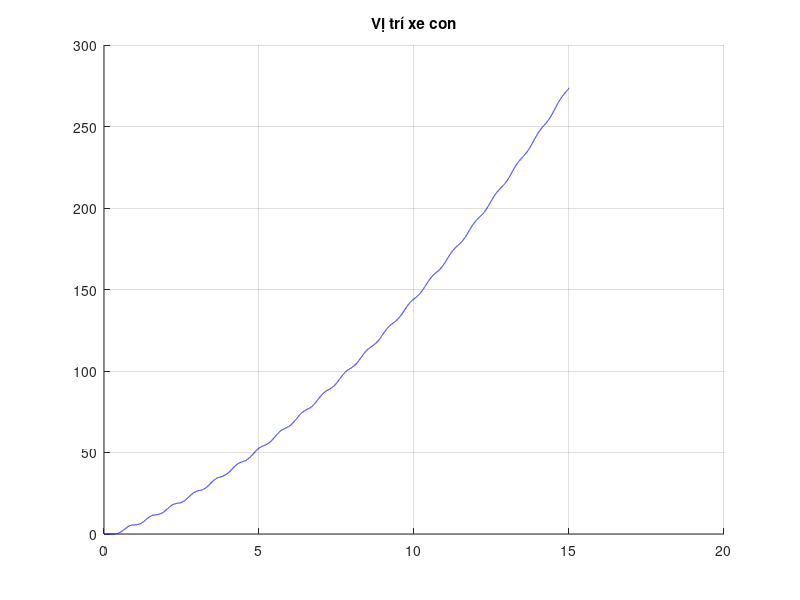
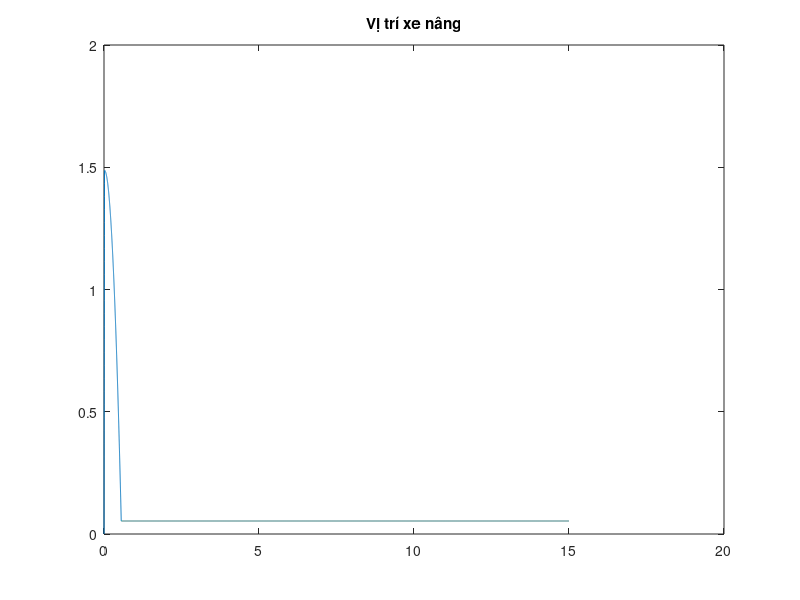
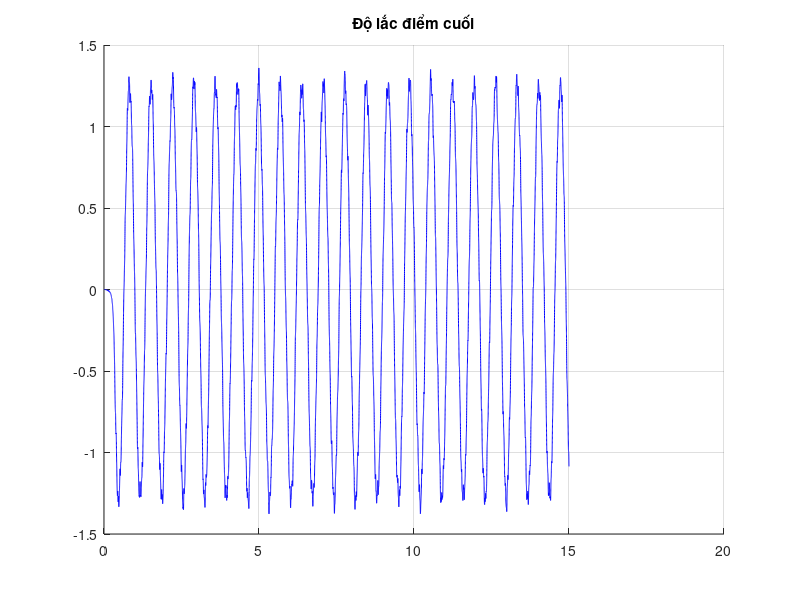
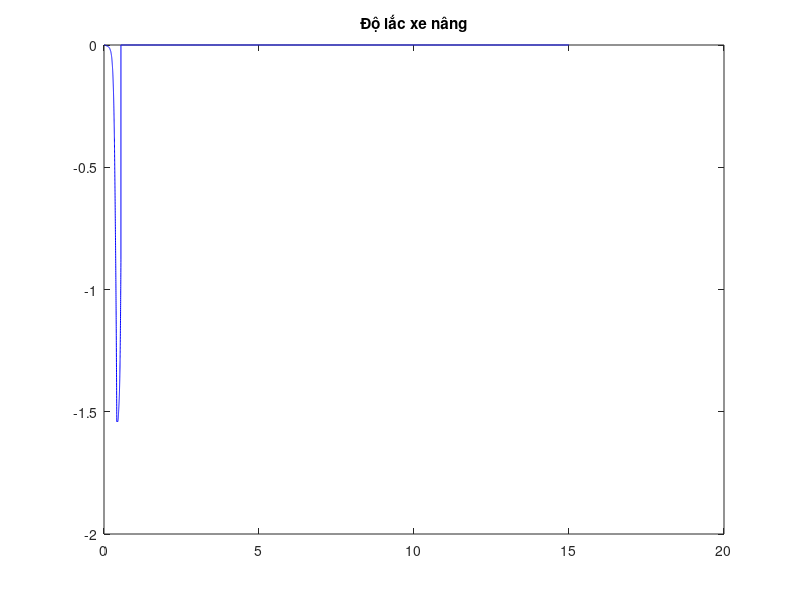

Reproduce these figures in MATLAB, in order.
clc; clear;

% Thiết lập các thông số của mô hình
rho_A = 2.1; EI = 14.97;
L = 1.54; l = 2;
mw = 13.1; mh = 0.87; mk = 0.19; m = 14.15;
tmax = 15;
n = 30;
r = 30000;
g = 9.8;
sp2 = 1;
e = zeros(1,r);
S = 0;

%%%%%%%%%%%%%%%%%%%%%%%%%%%%%%%%%%%%%%%%%%%%%%%%%%%%%%%%%%%%%%%%%%%%%%%%%%%%%%%%%%%%%%%%%%%%%%%%%%%%%%%%%%%%%%%%%%%%%%%%%%%%%%%%%%%%%%%%%%                              

dt = tmax / (r - 1); % Độ lớn phần tử thời gian
ds = L / (n - 1); % Độ dài phần tử thanh

S1 = (EI * (dt^2)) / (mw * (ds^3));
S2 = (-EI * (dt^2)) / ((ds^4) * rho_A);
S3 = (EI * (dt^2)) / (mk*2*ds^3);

% Input của mô hình
F1 = zeros(1,r); % Lực tác động vào xe con
F2 = zeros(1,r); % Lực tác động vào xe nâng
x2 = zeros(1,r); % Tọa độ của xe nâng theo phương Oy
x3 = zeros(1,r); % Tọa độ của xe nâng theo phương Ox
F1(1:r/2) = 10; 
F1(r/2:r) = 10;
% F2(1:r/2) = 8; F2(r/2:r) = 0;
w = zeros(n,r);
w_3D_free = zeros(r,n);

% Mô phỏng điểm x1
for j = 2:(r - 1)
    for i = 3:n - 2
        wssss = w(i + 2,j) - 4 * w(i + 1,j) + 6 * w(i,j) - 4 * w(i - 1,j) + w(i - 2,j);
        w(i,j + 1) = S2 * wssss + 2 * w(i,j) - w(i,j - 1);
    end
    wsss0 = (w(3,j) - 2 * w(2,j) + w(1,j)) / (2 * ds^3); 
    w(1,j + 1) = (F1(j + 1) - EI * wsss0) * (dt^2 / mw) + 2 * w(1,j) - w(1,j - 1);
    w(2,j + 1) = w(1,j + 1);
    wsssl = (-2 * w(n,j) + 3 * w(n - 1,j) - w(n - 2,j));
    w(n,j + 1) = 2 * w(n,j) - w(n,j - 1) + S3 * wsssl; %Dao động điểm cuối thanh

    w(n - 1,j + 1) = (w(n,j + 1) + w(n - 2,j + 1)) / 2;
    w_3D_free(1 + j,:) = w(:,j)';

%%%%%%%%%%%%%%%%%%%%%%%%%%%%%%%%%%%%%%%%%%%%%%%%%%%%%%%%%%%%%%%%%%%%%%%%%%%%%%%%%%%%%%%%%%%%%%%%%%%%%%%%%%%%%%%%%%%%%%%%%%%%%%%%%%%%%%%%%%                              

    % Tìm vị trí xe nâng
    ddtx3 = (x3(j + 1) - 2 * x3(j) + x3(j - 1)) / (dt^2);
    dyx2 = (w(l,j) - w(l - 1,j)) / ds;
    dyx2 = 0;
    % if ddtx3*dyx2*mh > 0.001
    %    dyx2=0;
    % end
    %    dyx2=0;
    x2(j + 1) = (F2(j + 1) - mh * g - mh * ddtx3 * dyx2) * dt^2 / mh + 2 * x2(j) - x2(j - 1);
    l = ceil(x2(j + 1) / ds);
    if x2(j + 1) < ds
        l = 2;
        x2(j + 1) = ds;
    end
    if x2(j + 1) > (L-ds)
        l = n - 1;
        x2(j + 1) = L - ds;
    end

%%%%%%%%%%%%%%%%%%%%%%%%%%%%%%%%%%%%%%%%%%%%%%%%%%%%%%%%%%%%%%%%%%%%%%%%%%%%%%%%%%%%%%%%%%%%%%%%%%%%%%%%%%%%%%%%%%%%%%%%%%%%%%%%%%%%%%%%%                              

    % Độ lắc xe nâng
    if l == 2 
        x3(j + 1) = w(1,j + 1);
    end
    if l > 2 && l < n -1
        x3(j + 1) = -(EI * dt^2) * (w(l + 1,j + 1) - 2 * w(l,j + 1) + w(l - 1,j + 1)) / (3 * ds^3 * mh) + 2 * x3(j) - x3(j - 1);

%%%%%%%%%%%%%%%%%%%%%%%%%%%%%%%%%%%%%%%%%%%%%%%%%%%%%%%%%%%%%%%%%%%%%%%%%%%%%%%%%%%%%%%%%%%%%%%%%%%%%%%%%%%%%%%%%%%%%%%%%%%%%%%%%%%%%%%%%                              
 
        if abs(x3(j + 1) - w(1,j + 1)) > 1.54 && x3(j + 1) < w(1,j + 1)
            x3(j + 1) = w(1,j + 1) - 1.54; 
        end 
        if abs(x3(j + 1) - w(1,j + 1)) > 1.54 && x3(j + 1) > w(1,j + 1)
            x3(j + 1) = w(1,j + 1) + 1.54;
        end
        % Với p(j) = l;
        if abs(w(l,j + 1) - x3(j + 1)) < 0.012 
            w(l,j + 1) = x3(j + 1);
        end
    end
    if l == (n - 1)
        x3(j + 1) = w(n - 1,j + 1);
    end
end

%%%%%%%%%%%%%%%%%%%%%%%%%%%%%%%%%%%%%%%%%%%%%%%%%%%%%%%%%%%%%%%%%%%%%%%%%%%%%%%%%%%%%%%%%%%%%%%%%%%%%%%%%%%%%%%%%%%%%%%%%%%%%%%%%%%%%%%%%                              
%w_3D_free(1,:) = w(:,1)';

% Đồ thị chống rung sử dụng phương pháp PID
x = 0:dt:tmax;
w0 = linspace(0,1,n);
figure(1)
grid on 
hold on
plot(x,w(1,:),'b');
title('Vị trí xe con');
figure(3)
hold on 
grid on
plot(x,w(n,:)-w(1,:),'b');
title('Độ lắc điểm cuối');
figure(2)
plot(x,x2(:));
title('Vị trí xe nâng');
check = x3(:) - w(1,:)';
figure(4)
plot(x,check,'b');
title('Độ lắc xe nâng');
figure(5);
grid on;
hold on;
surf(w0,x,w_3D_free); view(45,30);
title({'Dao động của thanh khi không có điều khiển'});
ylabel('t','FontSize',12);
xlabel('y','FontSize',12);
zlabel('w(Y,t)','FontSize',12);
% x3(1000:1005)
% w(4,1000:1005)
% x3(1000) - w(1,1000)
% figure(1)
% grid on 
% hold on
% plot(x,w(1,:),'k');
% title('Vi tri xe con');
% figure(3)
% hold on 
% grid on
% plot(x,w(n,:) - w(1,:),'k');
% title('Diem cuoi');
% figure(2)
% plot(x,x2(:),'k');
% check=x3(:) - w(1,:)';
% figure(4)
% plot(x,check,'k');
% title('xe nang');